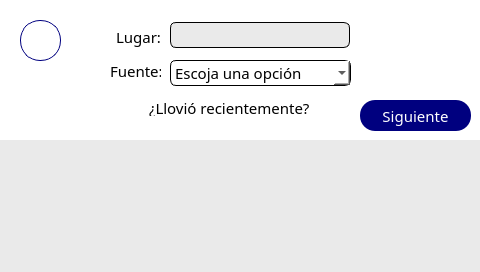
<?xml version="1.0" encoding="UTF-8"?>
<ui version="4.0">
 <class>MainWindow</class>
 <widget class="QMainWindow" name="MainWindow">
  <property name="geometry">
   <rect>
    <x>0</x>
    <y>0</y>
    <width>480</width>
    <height>272</height>
   </rect>
  </property>
  <property name="windowTitle">
   <string>MainWindow</string>
  </property>
  <property name="styleSheet">
   <string notr="true">background-color: white;
font: 11pt Poppins;</string>
  </property>
  <widget class="QWidget" name="centralwidget">
   <property name="styleSheet">
    <string notr="true"/>
   </property>
   <widget class="QPushButton" name="backBtn">
    <property name="geometry">
     <rect>
      <x>20</x>
      <y>20</y>
      <width>41</width>
      <height>41</height>
     </rect>
    </property>
    <property name="styleSheet">
     <string notr="true">height: 40px;
border-radius: 20px;
border: 1px solid #00007f;
background-color: white;
color: #00007f;
font-weight: 500;
font-size: 11px;</string>
    </property>
    <property name="text">
     <string/>
    </property>
   </widget>
   <widget class="QWidget" name="widgetKeyboard" native="true">
    <property name="geometry">
     <rect>
      <x>0</x>
      <y>140</y>
      <width>480</width>
      <height>135</height>
     </rect>
    </property>
    <property name="styleSheet">
     <string notr="true">background-color: rgb(234, 234, 234);</string>
    </property>
   </widget>
   <widget class="QWidget" name="widget" native="true">
    <property name="geometry">
     <rect>
      <x>60</x>
      <y>0</y>
      <width>321</width>
      <height>241</height>
     </rect>
    </property>
    <widget class="QLabel" name="label">
     <property name="geometry">
      <rect>
       <x>50</x>
       <y>26</y>
       <width>51</width>
       <height>21</height>
      </rect>
     </property>
     <property name="text">
      <string>&lt;html&gt;&lt;head/&gt;&lt;body&gt;&lt;p align=&quot;right&quot;&gt;&lt;span style=&quot; font-size:11pt;&quot;&gt;Lugar:&lt;/span&gt;&lt;/p&gt;&lt;/body&gt;&lt;/html&gt;</string>
     </property>
    </widget>
    <widget class="QLineEdit" name="inputPlace">
     <property name="geometry">
      <rect>
       <x>110</x>
       <y>22</y>
       <width>180</width>
       <height>26</height>
      </rect>
     </property>
     <property name="styleSheet">
      <string notr="true">border-color: rgb(0, 0, 0);
border-style: solid;
border-width: 1px;
border-radius: 6px;
font: 12pt &quot;Poppins&quot;;
background-color: rgb(234, 234, 234);</string>
     </property>
     <property name="maxLength">
      <number>30</number>
     </property>
    </widget>
    <widget class="QLabel" name="label_2">
     <property name="geometry">
      <rect>
       <x>50</x>
       <y>60</y>
       <width>51</width>
       <height>21</height>
      </rect>
     </property>
     <property name="text">
      <string>&lt;html&gt;&lt;head/&gt;&lt;body&gt;&lt;p align=&quot;right&quot;&gt;&lt;span style=&quot; font-size:11pt;&quot;&gt;Fuente:&lt;/span&gt;&lt;/p&gt;&lt;/body&gt;&lt;/html&gt;</string>
     </property>
    </widget>
    <widget class="QComboBox" name="comboBox">
     <property name="geometry">
      <rect>
       <x>110</x>
       <y>60</y>
       <width>181</width>
       <height>26</height>
      </rect>
     </property>
     <property name="styleSheet">
      <string notr="true">border-color: rgb(0, 0, 0);
border-style: solid;
border-width: 1px;
border-radius: 6px;</string>
     </property>
     <item>
      <property name="text">
       <string>Escoja una opción</string>
      </property>
     </item>
     <item>
      <property name="text">
       <string>Acuífero</string>
      </property>
     </item>
     <item>
      <property name="text">
       <string>Arroyo</string>
      </property>
     </item>
     <item>
      <property name="text">
       <string>Depósito de agua</string>
      </property>
     </item>
     <item>
      <property name="text">
       <string>Embalse</string>
      </property>
     </item>
     <item>
      <property name="text">
       <string>Estanque</string>
      </property>
     </item>
     <item>
      <property name="text">
       <string>Fuente</string>
      </property>
     </item>
     <item>
      <property name="text">
       <string>Llave</string>
      </property>
     </item>
     <item>
      <property name="text">
       <string>Lago</string>
      </property>
     </item>
     <item>
      <property name="text">
       <string>Lluvia recolectada</string>
      </property>
     </item>
     <item>
      <property name="text">
       <string>Manantial</string>
      </property>
     </item>
     <item>
      <property name="text">
       <string>Planta de tto de agua</string>
      </property>
     </item>
     <item>
      <property name="text">
       <string>Pozo</string>
      </property>
     </item>
     <item>
      <property name="text">
       <string>Río</string>
      </property>
     </item>
     <item>
      <property name="text">
       <string>Tanque de almacenamiento</string>
      </property>
     </item>
     <item>
      <property name="text">
       <string>Torre de agua</string>
      </property>
     </item>
     <item>
      <property name="text">
       <string>Otro</string>
      </property>
     </item>
    </widget>
    <widget class="QCheckBox" name="checkBox">
     <property name="geometry">
      <rect>
       <x>70</x>
       <y>100</y>
       <width>191</width>
       <height>16</height>
      </rect>
     </property>
     <property name="styleSheet">
      <string notr="true">font-size: 11pt;
background-color: transparent;
height: 21px;
</string>
     </property>
     <property name="text">
      <string>¿Llovió recientemente?</string>
     </property>
    </widget>
   </widget>
   <widget class="QPushButton" name="nextBtn">
    <property name="geometry">
     <rect>
      <x>360</x>
      <y>100</y>
      <width>111</width>
      <height>31</height>
     </rect>
    </property>
    <property name="styleSheet">
     <string notr="true">border-radius: 20px;
background-color: #00007f;
color: white;
border: none;
border-radius: 15px;
font-size: 11pt;
</string>
    </property>
    <property name="text">
     <string>Siguiente</string>
    </property>
   </widget>
   <zorder>widget</zorder>
   <zorder>backBtn</zorder>
   <zorder>widgetKeyboard</zorder>
   <zorder>nextBtn</zorder>
  </widget>
 </widget>
 <resources/>
 <connections/>
</ui>
